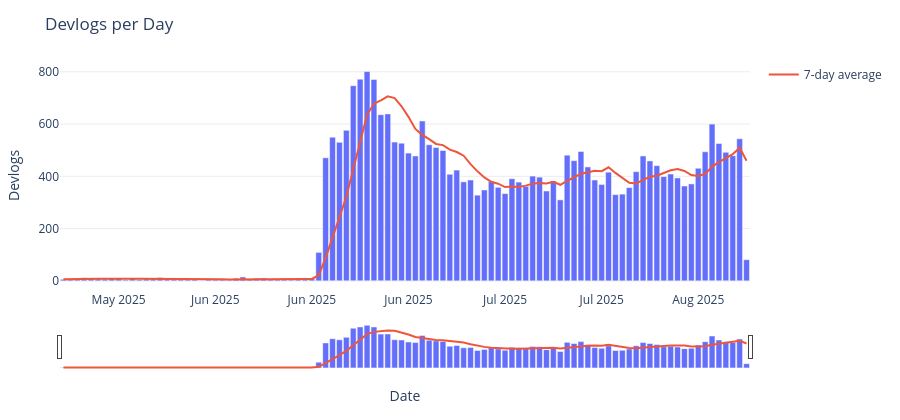

Notebook code for this chart:
### Markdown cell above
# No of Devlogs created per Date

This chart shows the number of devlogs created on each date using the `created_date` column .

### Code cell
date_series = pd.to_datetime(df['created_date'], errors='coerce')

counts = (
    pd.DataFrame({'date': date_series.dt.date})
      .dropna(subset=['date'])
      .groupby('date')
      .size()
      .reset_index(name='devlog_count')
      .sort_values('date')
)

counts['date'] = pd.to_datetime(counts['date'])
counts['rolling_7d'] = counts['devlog_count'].rolling(7, min_periods=1).mean()

fig = px.bar(
    counts, x='date', y='devlog_count',
    title='Devlogs per Day',
    labels={'date': 'Date', 'devlog_count': 'Devlogs'},
    color_discrete_sequence=['#636EFA']
)

fig.add_scatter(
    x=counts['date'], y=counts['rolling_7d'],
    name='7-day average', mode='lines',
    line=dict(color='#EF553B', width=2)
)

fig.update_traces(hovertemplate='Date=%{x|%Y-%m-%d}<br>Devlogs=%{y}')
fig.update_layout(
    hovermode='x unified', bargap=0.15,
    height=max(DEFAULT_HEIGHT, 420),
    xaxis=dict(title='Date', tickformat='%b %Y',
               showgrid=False, rangeslider=dict(visible=True)),
    yaxis=dict(title='Devlogs', showgrid=True, gridcolor='rgba(0,0,0,0.08)')
)
fig.show()

save_plotly(fig, name='devlogs_per_day', description='Number of devlogs per day with 7-day rolling mean', friendly_name='Devlogs per Day')
